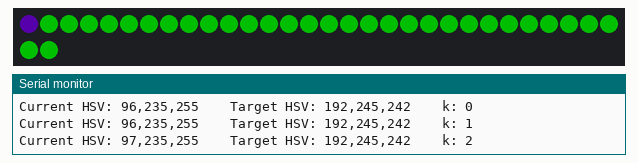
Recording of a sketch running on a simulated Arduino Uno, built with avr-gcc and run on an emulated ATmega328P. On the bench: 32 RGB LEDs in strip order, left to right, continuing on the next row, the last lines printed to the serial monitor. Dim RGB values are drawn brighter than linear; random numbers use the default seed unless the sketch sets one.

Above: at 3.17 s.
At 9.23 s:
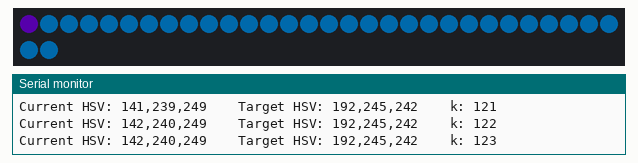
At 15.43 s:
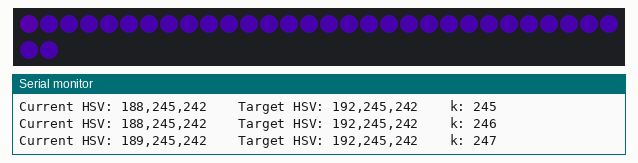
At 23.06 s:
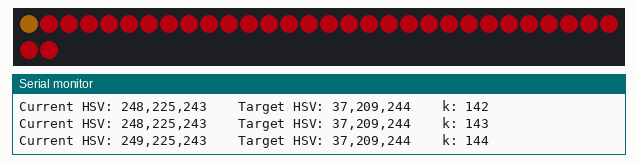
At 29.21 s:
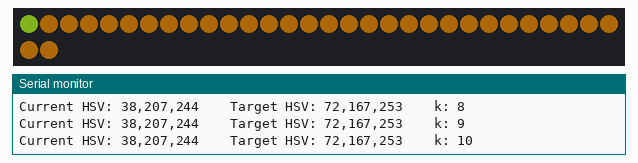
At 39.06 s:
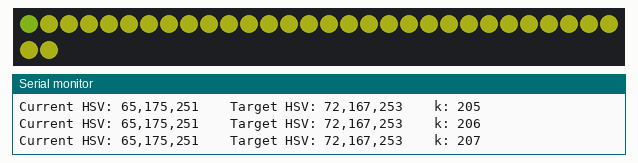

The sketch:

blend_to_target_color.ino
```cpp
//***************************************************************
// Example of blending from one color to a target color.
// Once the target color is reached a new random target color
// is picked to blend toward.
//
// Colors are picked here in HSV format, but this could similarly
// be done with RGB.
//
// leds[0] always displays the target color.
//
// More info about using CHSV can be found here:
// https://github.com/FastLED/FastLED/wiki/Pixel-reference#setting-hsv-colors-
//
//
// Marc Miller, Feb 2017
//              Dec 2023 - HSV info, serial output updates
//***************************************************************

#include "FastLED.h"
#define DATA_PIN    11
#define CLK_PIN     13
#define LED_TYPE    LPD8806
#define COLOR_ORDER GRB
#define NUM_LEDS    32
#define BRIGHTNESS  80
CRGB leds[NUM_LEDS];

uint8_t blendRate = 50;  // How fast to blend.  Higher is slower.  [milliseconds]

CHSV colorStart = CHSV(96,235,255);  // starting color in HSV format
CHSV colorTarget = CHSV(192,245,242);  // target color in HSV format
CHSV colorCurrent = colorStart;


//---------------------------------------------------------------
void setup() {
  Serial.begin(115200);  // Allows serial monitor output (check baud rate)
  delay(3000); // 3 second delay for recovery
  //FastLED.addLeds<LED_TYPE,DATA_PIN,COLOR_ORDER>(leds, NUM_LEDS).setCorrection(TypicalLEDStrip);
  FastLED.addLeds<LED_TYPE,DATA_PIN,CLK_PIN,COLOR_ORDER>(leds, NUM_LEDS).setCorrection(TypicalLEDStrip);
  FastLED.setBrightness(BRIGHTNESS);
  Serial.println("Setup done. \n");
}


//---------------------------------------------------------------
void loop()
{
  EVERY_N_MILLISECONDS(blendRate){
    static uint8_t k;
    if ( colorCurrent == colorTarget ) {  // Check if target has been reached
      // The above check compares Hue, Saturation, and Value all in one go.
      // If needed, one could also specifically compare the H, S, or V using:
      // colorCurrent.hue == colorTarget.hue
      // colorCurrent.sat == colorTarget.sat
      // colorCurrent.val == colorTarget.val

      colorStart = colorCurrent;
      colorTarget = CHSV( random8(),random8(160,255),random8(240,255) );  // new target to transition toward
      k = 0;  // reset k value

      Serial.print("\nNew colorTarget HSV: ");
      Serial.print(colorTarget.hue); Serial.print(",");
      Serial.print(colorTarget.sat); Serial.print(",");
      Serial.print(colorTarget.val); Serial.print("\n");
    }


    colorCurrent = blend(colorStart, colorTarget, k, SHORTEST_HUES);

    fill_solid( leds, NUM_LEDS, colorCurrent );

    leds[0] = colorTarget;  // set first pixel to always show target color

    Serial.print("Current HSV: ");
    Serial.print(colorCurrent.hue); Serial.print(",");
    Serial.print(colorCurrent.sat); Serial.print(",");
    Serial.print(colorCurrent.val); Serial.print("    ");
     Serial.print("Target HSV: ");
    Serial.print(colorTarget.hue); Serial.print(",");
    Serial.print(colorTarget.sat); Serial.print(",");
    Serial.print(colorTarget.val); Serial.print("    ");
    Serial.print("k: "); Serial.println(k);

    k++;  // increase k by 1
  }

  FastLED.show();  // update the display
}

//---------------------------------------------------------------
```
